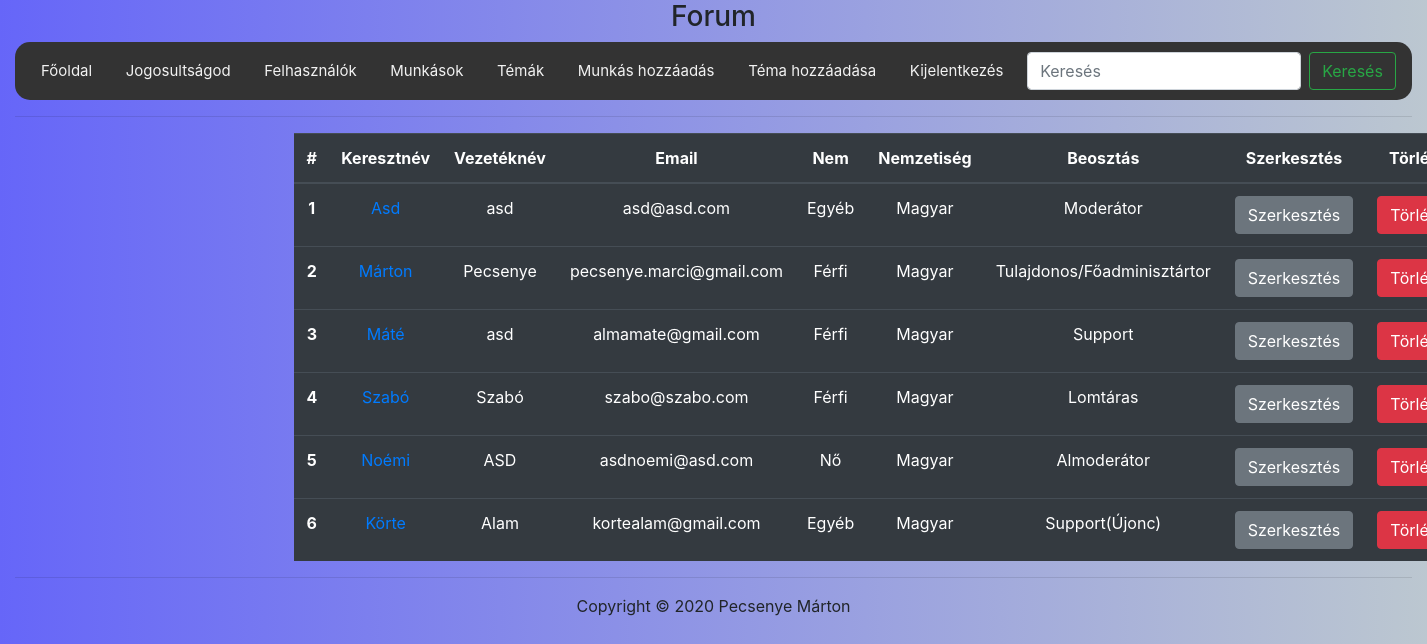
Page /index.php?P=list_worker (signed in) on the committed database.
### tables this page shows
CREATE TABLE IF NOT EXISTS `workers` (
  `id` int(11) NOT NULL AUTO_INCREMENT,
  `first_name` varchar(64) NOT NULL,
  `last_name` varchar(64) NOT NULL,
  `email` varchar(250) NOT NULL,
  `gender` tinyint(1) NOT NULL,
  `tipus` varchar(32) NOT NULL,
  `nationality` varchar(250) NOT NULL,
  PRIMARY KEY (`id`),
  UNIQUE KEY `email` (`email`)
);

### protected/database.php (called while the page is built, shortened)
<?php
function getConnection() {
	$connection = new PDO(DB_TYPE.':host='.DB_HOST.';dbname='.DB_NAME.';',DB_USER, DB_PASS);
	$connection->exec("SET NAMES '".DB_CHARSET."'");
	return $connection;
}
function getList($queryString, $queryParams = []) {
	$connection = getConnection();
	$statement = $connection->prepare($queryString);
	$success = $statement->execute($queryParams);
	$result = $success ? $statement->fetchAll(PDO::FETCH_ASSOC) : [];
	return $result;
}
?>

### protected/worker/list.php (the view, shortened to what this page needs)
<?php if(!isset($_SESSION['permission']) || $_SESSION['permission'] < 1) : ?>
	<h1>Page access is forbidden!</h1>
<?php else : ?>
<?php
	$query = "SELECT id, first_name, last_name, email, gender, tipus, nationality FROM workers";
	$workers = getList($query);
?>
	<?php if(count($workers) <= 0) : ?>
		<h1>No wokers found in the database</h1>
	<?php else : ?>
		<table class="table table-dark">
			<thead>
				<tr>
					<th scope="col">#</th>
					<th scope="col">Keresztnév</th>
					<th scope="col">Vezetéknév</th>
					<th scope="col">Email</th>
					<th scope="col">Nem</th>
					<th scope="col">Nemzetiség</th>
					<th scope="col">Beosztás</th>
					<th scope="col">Szerkesztés</th>
					<th scope="col">Törlés</th>
				</tr>
			</thead>
			<tbody>
				<?php $i = 0; ?>
				<?php foreach ($workers as $w) : ?>
					<?php $i++; ?>
					<tr>
						<th scope="row"><?=$i ?></th>
						<td><a href="?P=worker&w=<?=$w['id'] ?>"><?=$w['first_name'] ?></a></td>
						<td><?=$w['last_name'] ?></td>
						<td><?=$w['email'] ?></td>
						<td><?=$w['gender'] == 0 ? 'Nő' : ($w['gender'] == 1 ? 'Férfi' : 'Egyéb') ?></td>
						<td><?=$w['nationality'] ?></td>
						<td><?=$w['tipus'] ?></td>
						<td><a href="?P=edit_worker&w=<?=$w['id'] ?>" class="btn btn-secondary">Szerkesztés</a></td>
						<td><a href="?P=list_worker&d=<?=$w['id'] ?>" onclick="return confirm('Tényleg törölni akarod?');" class="btn btn-danger">Törlés</a></td>
					</tr>
				<?php endforeach;?>
			</tbody>
		</table>
	<?php endif; ?>
<?php endif; ?>

### public/style.css (style rules this page uses)
body { background-image: linear-gradient(to left, rgba(143, 162, 177, 0.6), rgba(0, 0, 244, 0.6)); }
.table { width: 60%; text-align: center; margin-left: 20%; }

### rows in the picture
workers: first_name "Asd", last_name "asd", email "asd@asd.com", gender "Egyéb", nationality "Magyar", tipus "Moderátor"
workers: first_name "Márton", last_name "Pecsenye", email "pecsenye.marci@gmail.com", gender "Férfi", nationality "Magyar", tipus "Tulajdonos/Főadminisztártor"
workers: first_name "Máté", last_name "asd", email "almamate@gmail.com", gender "Férfi", nationality "Magyar", tipus "Support"
workers: first_name "Szabó", last_name "Szabó", email "szabo@szabo.com", gender "Férfi", nationality "Magyar", tipus "Lomtáras"
workers: first_name "Noémi", last_name "ASD", email "asdnoemi@asd.com", gender "Nő", nationality "Magyar", tipus "Almoderátor"
workers: first_name "Körte", last_name "Alam", email "kortealam@gmail.com", gender "Egyéb", nationality "Magyar", tipus "Support(Újonc)"
